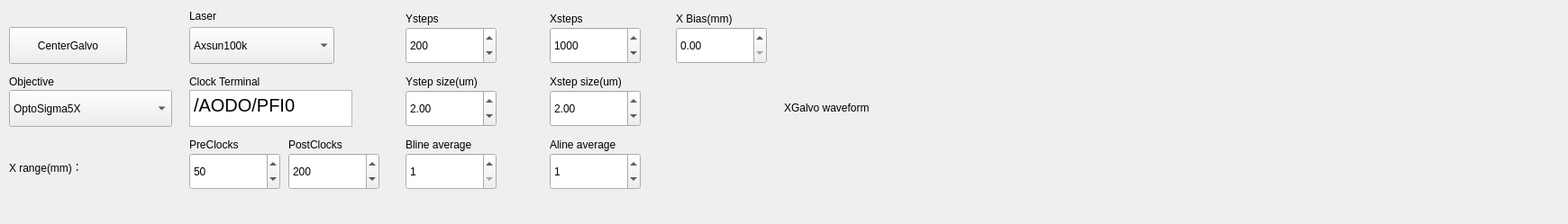
       <widget class="QWidget" name="FOVTab">
        <attribute name="title">
         <string>FOV</string>
        </attribute>
        <widget class="QPushButton" name="CenterGalvo">
         <property name="geometry">
          <rect>
           <x>10</x>
           <y>30</y>
           <width>131</width>
           <height>41</height>
          </rect>
         </property>
         <property name="autoFillBackground">
          <bool>false</bool>
         </property>
         <property name="text">
          <string>CenterGalvo</string>
         </property>
         <property name="checkable">
          <bool>false</bool>
         </property>
        </widget>
        <widget class="QSpinBox" name="Xsteps">
         <property name="geometry">
          <rect>
           <x>610</x>
           <y>30</y>
           <width>101</width>
           <height>41</height>
          </rect>
         </property>
         <property name="wrapping">
          <bool>false</bool>
         </property>
         <property name="minimum">
          <number>1</number>
         </property>
         <property name="maximum">
          <number>100000</number>
         </property>
         <property name="value">
          <number>1000</number>
         </property>
        </widget>
        <widget class="QLabel" name="XstepsLabel">
         <property name="geometry">
          <rect>
           <x>610</x>
           <y>10</y>
           <width>81</width>
           <height>21</height>
          </rect>
         </property>
         <property name="text">
          <string>Xsteps</string>
         </property>
        </widget>
        <widget class="QSpinBox" name="AlineAVG">
         <property name="geometry">
          <rect>
           <x>610</x>
           <y>170</y>
           <width>101</width>
           <height>41</height>
          </rect>
         </property>
         <property name="maximum">
          <number>1000</number>
         </property>
         <property name="value">
          <number>1</number>
         </property>
        </widget>
        <widget class="QLabel" name="AlineAvgLabel">
         <property name="geometry">
          <rect>
           <x>610</x>
           <y>150</y>
           <width>141</width>
           <height>21</height>
          </rect>
         </property>
         <property name="text">
          <string>Aline average</string>
         </property>
        </widget>
        <widget class="QLabel" name="XrangeLabel">
         <property name="geometry">
          <rect>
           <x>10</x>
           <y>170</y>
           <width>191</width>
           <height>31</height>
          </rect>
         </property>
         <property name="text">
          <string>X range(mm)：</string>
         </property>
        </widget>
        <widget class="QDoubleSpinBox" name="XStepSize">
         <property name="geometry">
          <rect>
           <x>610</x>
           <y>100</y>
           <width>101</width>
           <height>41</height>
          </rect>
         </property>
         <property name="value">
          <double>2.000000000000000</double>
         </property>
        </widget>
        <widget class="QComboBox" name="Objective">
         <property name="geometry">
          <rect>
           <x>10</x>
           <y>100</y>
           <width>181</width>
           <height>41</height>
          </rect>
         </property>
         <item>
          <property name="text">
           <string>OptoSigma5X</string>
          </property>
         </item>
         <item>
          <property name="text">
           <string>OptoSigma10X</string>
          </property>
         </item>
        </widget>
        <widget class="QLabel" name="XStepsizeLabel">
         <property name="geometry">
          <rect>
           <x>610</x>
           <y>80</y>
           <width>141</width>
           <height>21</height>
          </rect>
         </property>
         <property name="text">
          <string>Xstep size(um)</string>
         </property>
        </widget>
        <widget class="QDoubleSpinBox" name="XBias">
         <property name="geometry">
          <rect>
           <x>750</x>
           <y>30</y>
           <width>101</width>
           <height>41</height>
          </rect>
         </property>
        </widget>
        <widget class="QLabel" name="XBiasLabel">
         <property name="geometry">
          <rect>
           <x>750</x>
           <y>10</y>
           <width>111</width>
           <height>21</height>
          </rect>
         </property>
         <property name="text">
          <string>X Bias(mm)</string>
         </property>
        </widget>
        <widget class="QLabel" name="XwaveformLabel">
         <property name="geometry">
          <rect>
           <x>870</x>
           <y>0</y>
           <width>861</width>
           <height>240</height>
          </rect>
         </property>
         <property name="minimumSize">
          <size>
           <width>460</width>
           <height>240</height>
          </size>
         </property>
         <property name="maximumSize">
          <size>
           <width>900</width>
           <height>240</height>
          </size>
         </property>
         <property name="text">
          <string>XGalvo waveform</string>
         </property>
         <property name="scaledContents">
          <bool>true</bool>
         </property>
        </widget>
        <widget class="QSpinBox" name="BlineAVG">
         <property name="geometry">
          <rect>
           <x>450</x>
           <y>170</y>
           <width>101</width>
           <height>41</height>
          </rect>
         </property>
         <property name="whatsThis">
          <string extracomment="bline average"/>
         </property>
         <property name="minimum">
          <number>1</number>
         </property>
         <property name="maximum">
          <number>1000</number>
         </property>
        </widget>
        <widget class="QLabel" name="BlineAvgLabel">
         <property name="geometry">
          <rect>
           <x>450</x>
           <y>150</y>
           <width>141</width>
           <height>21</height>
          </rect>
         </property>
         <property name="text">
          <string>Bline average</string>
         </property>
        </widget>
        <widget class="QLabel" name="YStepsizeLabel">
         <property name="geometry">
          <rect>
           <x>450</x>
           <y>80</y>
           <width>141</width>
           <height>21</height>
          </rect>
         </property>
         <property name="text">
          <string>Ystep size(um)</string>
         </property>
        </widget>
        <widget class="QDoubleSpinBox" name="YStepSize">
         <property name="geometry">
          <rect>
           <x>450</x>
           <y>100</y>
           <width>101</width>
           <height>41</height>
          </rect>
         </property>
         <property name="value">
          <double>2.000000000000000</double>
         </property>
        </widget>
        <widget class="QLabel" name="PreclockLabel">
         <property name="geometry">
          <rect>
           <x>210</x>
           <y>150</y>
           <width>141</width>
           <height>21</height>
          </rect>
         </property>
         <property name="text">
          <string>PreClocks</string>
         </property>
        </widget>
        <widget class="QSpinBox" name="PreClock">
         <property name="geometry">
          <rect>
           <x>210</x>
           <y>170</y>
           <width>101</width>
           <height>41</height>
          </rect>
         </property>
         <property name="maximum">
          <number>10000</number>
         </property>
         <property name="value">
          <number>50</number>
         </property>
        </widget>
        <widget class="QSpinBox" name="PostClock">
         <property name="geometry">
          <rect>
           <x>320</x>
           <y>170</y>
           <width>101</width>
           <height>41</height>
          </rect>
         </property>
         <property name="maximum">
          <number>10000</number>
         </property>
         <property name="value">
          <number>200</number>
         </property>
        </widget>
        <widget class="QLabel" name="PostClockLabel">
         <property name="geometry">
          <rect>
           <x>320</x>
           <y>150</y>
           <width>141</width>
           <height>21</height>
          </rect>
         </property>
         <property name="text">
          <string>PostClocks</string>
         </property>
        </widget>
        <widget class="QLabel" name="ObjectiveLabel">
         <property name="geometry">
          <rect>
           <x>10</x>
           <y>80</y>
           <width>141</width>
           <height>21</height>
          </rect>
         </property>
         <property name="text">
          <string>Objective</string>
         </property>
        </widget>
        <widget class="QComboBox" name="Laser">
         <property name="geometry">
          <rect>
           <x>210</x>
           <y>30</y>
           <width>161</width>
           <height>41</height>
          </rect>
         </property>
         <item>
          <property name="text">
           <string>Axsun100k</string>
          </property>
         </item>
         <item>
          <property name="text">
           <string>Thorlabs200k</string>
          </property>
         </item>
        </widget>
        <widget class="QLabel" name="LaserLabel">
         <property name="geometry">
          <rect>
           <x>210</x>
           <y>10</y>
           <width>151</width>
           <height>16</height>
          </rect>
         </property>
         <property name="text">
          <string>Laser</string>
         </property>
        </widget>
        <widget class="QTextEdit" name="ClockTerm">
         <property name="enabled">
          <bool>true</bool>
         </property>
         <property name="geometry">
          <rect>
           <x>210</x>
           <y>100</y>
           <width>181</width>
           <height>41</height>
          </rect>
         </property>
         <property name="html">
          <string>&lt;!DOCTYPE HTML PUBLIC &quot;-//W3C//DTD HTML 4.0//EN&quot; &quot;http://www.w3.org/TR/REC-html40/strict.dtd&quot;&gt;
&lt;html&gt;&lt;head&gt;&lt;meta name=&quot;qrichtext&quot; content=&quot;1&quot; /&gt;&lt;style type=&quot;text/css&quot;&gt;
p, li { white-space: pre-wrap; }
&lt;/style&gt;&lt;/head&gt;&lt;body style=&quot; font-family:'Microsoft YaHei UI'; font-size:15pt; font-weight:400; font-style:normal;&quot;&gt;
&lt;p style=&quot; margin-top:0px; margin-bottom:0px; margin-left:0px; margin-right:0px; -qt-block-indent:0; text-indent:0px;&quot;&gt;/AODO/PFI0&lt;/p&gt;&lt;/body&gt;&lt;/html&gt;</string>
         </property>
        </widget>
        <widget class="QLabel" name="ClockTermLabel_2">
         <property name="geometry">
          <rect>
           <x>210</x>
           <y>80</y>
           <width>141</width>
           <height>21</height>
          </rect>
         </property>
         <property name="text">
          <string>Clock Terminal</string>
         </property>
        </widget>
        <widget class="QSpinBox" name="Ysteps">
         <property name="geometry">
          <rect>
           <x>450</x>
           <y>30</y>
           <width>101</width>
           <height>41</height>
          </rect>
         </property>
         <property name="wrapping">
          <bool>false</bool>
         </property>
         <property name="minimum">
          <number>1</number>
         </property>
         <property name="maximum">
          <number>100000</number>
         </property>
         <property name="value">
          <number>200</number>
         </property>
        </widget>
        <widget class="QLabel" name="YstepsLabel">
         <property name="geometry">
          <rect>
           <x>450</x>
           <y>10</y>
           <width>81</width>
           <height>21</height>
          </rect>
         </property>
         <property name="text">
          <string>Ysteps</string>
         </property>
        </widget>
       </widget>
